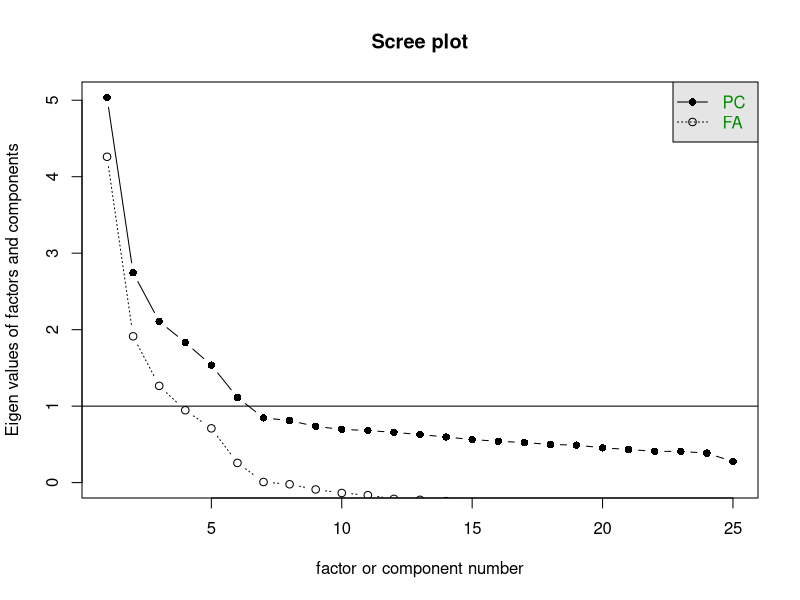
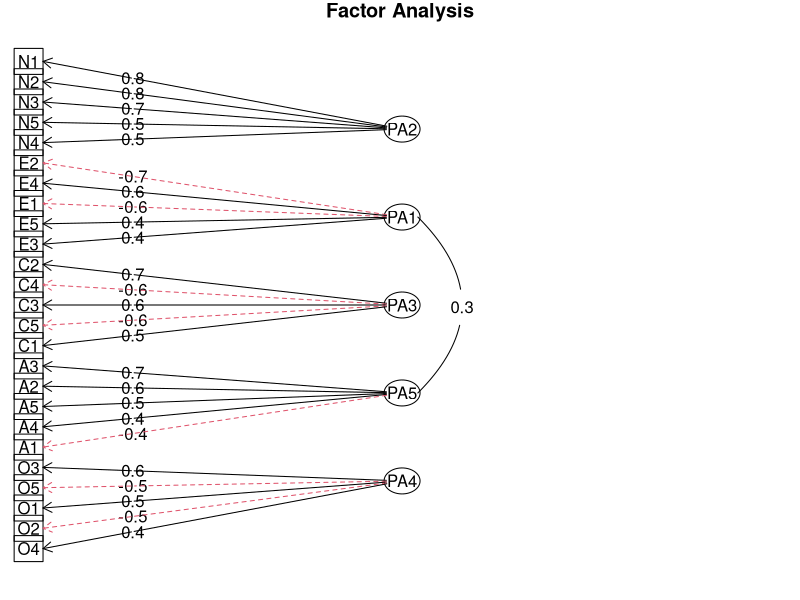
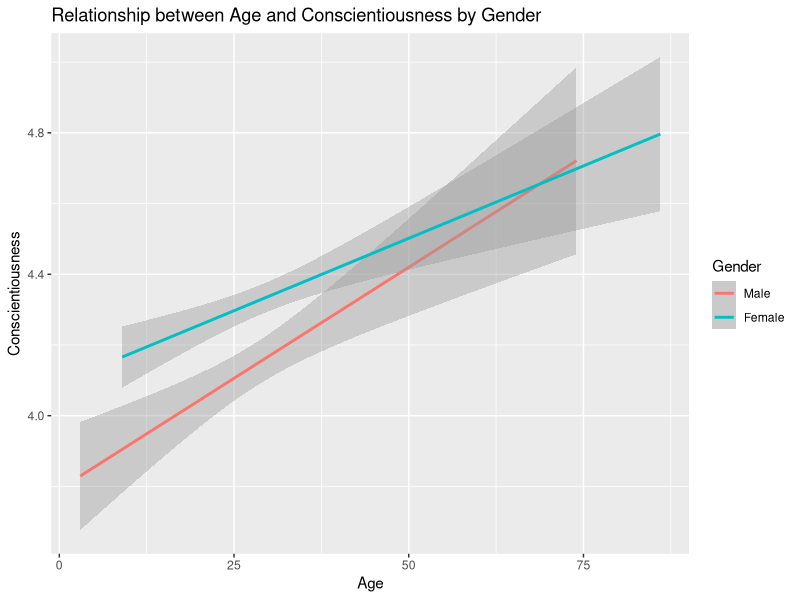

The R source for these figures, in order:

library(ggplot2)
library(psych)
library(dplyr)

bfi_data<-bfi #load bfi dataset
head(bfi_data) #view first few cases of dataset

describe (bfi_data) #look at descriptives for each variable

scree(bfi_data[,1:25])

bfi_fa <- fa(bfi_data[1:25],
nfactors = 5,
fm="pa",
max.iter = 100,
rotate = "oblimin")

fa.diagram(bfi_fa)

print(bfi_fa$loadings, cutoff=0, digits=3)

keys.list <-
list(agree=c("-A1","A2","A3","A4","A5"), conscientious=c("C1","C2","C3","-C4","-C5"),
extraversion=c("-E1","-E2","E3","E4","E5"), neuroticism=c("N1","N2","N3","N4","N5"),
openness = c("O1","-O2","O3","O4","-O5")) 


scores <- scoreItems(keys.list,bfi_data,min=1,max=6) #create scores & specify the minimum and maximum values
head(scores$scores) #view scores

scores

bfi_data <- cbind(bfi_data,as.data.frame(scores$scores))
head(bfi_data)

bfi_data %>%
select(gender, education, age, agree, conscientious, extraversion, neuroticism, openness) %>%
lowerCor()

summary(lm(conscientious~ age*factor(gender), data = bfi_data))

ggplot(aes(x=age, y=conscientious, color = factor(gender)),data=bfi_data) +
  geom_smooth(method="lm") +
  scale_color_discrete(name = "Gender", labels = c("Male","Female"))+ 
 labs( x = "Age", y = "Conscientiousness",
 title ="Relationship between Age and Conscientiousness by Gender")
